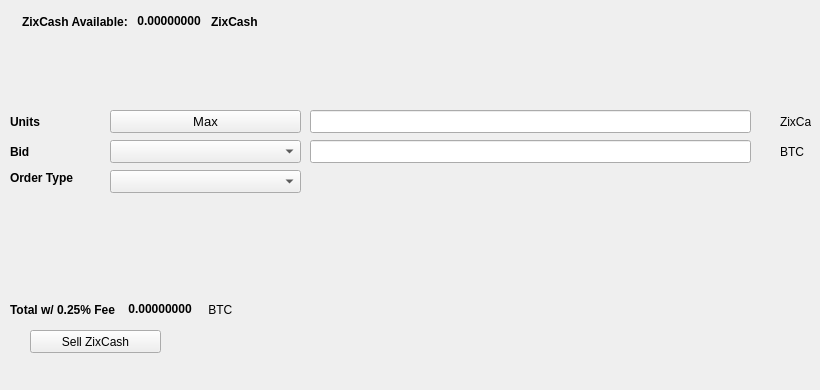
   <widget class="QWidget" name="SellTab">
    <attribute name="title">
     <string>Sell</string>
    </attribute>
    <widget class="QLabel" name="label_16">
     <property name="geometry">
      <rect>
       <x>780</x>
       <y>140</y>
       <width>31</width>
       <height>23</height>
      </rect>
     </property>
     <property name="text">
      <string>BTC</string>
     </property>
    </widget>
    <widget class="QComboBox" name="SellBidcomboBox">
     <property name="geometry">
      <rect>
       <x>110</x>
       <y>140</y>
       <width>191</width>
       <height>23</height>
      </rect>
     </property>
     <property name="font">
      <font>
       <pointsize>10</pointsize>
      </font>
     </property>
    </widget>
    <widget class="QLabel" name="label_18">
     <property name="geometry">
      <rect>
       <x>10</x>
       <y>110</y>
       <width>46</width>
       <height>23</height>
      </rect>
     </property>
     <property name="font">
      <font>
       <weight>75</weight>
       <bold>true</bold>
      </font>
     </property>
     <property name="text">
      <string>Units</string>
     </property>
    </widget>
    <widget class="QPushButton" name="Sell_Max_Amount">
     <property name="geometry">
      <rect>
       <x>110</x>
       <y>110</y>
       <width>191</width>
       <height>23</height>
      </rect>
     </property>
     <property name="font">
      <font>
       <pointsize>10</pointsize>
      </font>
     </property>
     <property name="text">
      <string>Max</string>
     </property>
    </widget>
    <widget class="QLabel" name="label_20">
     <property name="geometry">
      <rect>
       <x>10</x>
       <y>170</y>
       <width>91</width>
       <height>16</height>
      </rect>
     </property>
     <property name="font">
      <font>
       <weight>75</weight>
       <bold>true</bold>
      </font>
     </property>
     <property name="text">
      <string>Order Type</string>
     </property>
    </widget>
    <widget class="QComboBox" name="SellOrdertypeCombo">
     <property name="geometry">
      <rect>
       <x>110</x>
       <y>170</y>
       <width>191</width>
       <height>23</height>
      </rect>
     </property>
     <property name="font">
      <font>
       <pointsize>10</pointsize>
      </font>
     </property>
    </widget>
    <widget class="QLabel" name="label_21">
     <property name="geometry">
      <rect>
       <x>10</x>
       <y>140</y>
       <width>46</width>
       <height>23</height>
      </rect>
     </property>
     <property name="font">
      <font>
       <weight>75</weight>
       <bold>true</bold>
      </font>
     </property>
     <property name="text">
      <string>Bid</string>
     </property>
    </widget>
    <widget class="QLabel" name="label_22">
     <property name="geometry">
      <rect>
       <x>780</x>
       <y>110</y>
       <width>31</width>
       <height>23</height>
      </rect>
     </property>
     <property name="text">
      <string>ZixCash</string>
     </property>
    </widget>
    <widget class="QLineEdit" name="UnitsInputZixCash">
     <property name="geometry">
      <rect>
       <x>310</x>
       <y>110</y>
       <width>441</width>
       <height>23</height>
      </rect>
     </property>
     <property name="font">
      <font>
       <pointsize>9</pointsize>
       <weight>75</weight>
       <bold>true</bold>
      </font>
     </property>
    </widget>
    <widget class="QLineEdit" name="SellBidPriceEdit">
     <property name="geometry">
      <rect>
       <x>310</x>
       <y>140</y>
       <width>441</width>
       <height>23</height>
      </rect>
     </property>
     <property name="font">
      <font>
       <pointsize>9</pointsize>
       <weight>75</weight>
       <bold>true</bold>
      </font>
     </property>
    </widget>
    <widget class="QPushButton" name="SellZixCashBTN">
     <property name="geometry">
      <rect>
       <x>30</x>
       <y>330</y>
       <width>131</width>
       <height>23</height>
      </rect>
     </property>
     <property name="text">
      <string>Sell ZixCash</string>
     </property>
     <property name="icon">
      <iconset resource="../zixcash">
       <normaloff>:/icons/bitcoin</normaloff>:/icons/bitcoin</iconset>
     </property>
    </widget>
    <widget class="QWidget" name="layoutWidget3">
     <property name="geometry">
      <rect>
       <x>22</x>
       <y>12</y>
       <width>258</width>
       <height>19</height>
      </rect>
     </property>
     <layout class="QHBoxLayout" name="horizontalLayout">
      <item>
       <widget class="QLabel" name="label232_2">
        <property name="font">
         <font>
          <weight>75</weight>
          <bold>true</bold>
         </font>
        </property>
        <property name="text">
         <string>ZixCash Available:</string>
        </property>
       </widget>
      </item>
      <item>
       <widget class="QLabel" name="ZixCashAvailableLabel">
        <property name="palette">
         <palette>
          <active>
           <colorrole role="WindowText">
            <brush brushstyle="SolidPattern">
             <color alpha="255">
              <red>0</red>
              <green>0</green>
              <blue>0</blue>
             </color>
            </brush>
           </colorrole>
           <colorrole role="Button">
            <brush brushstyle="SolidPattern">
             <color alpha="255">
              <red>0</red>
              <green>170</green>
              <blue>0</blue>
             </color>
            </brush>
           </colorrole>
           <colorrole role="Light">
            <brush brushstyle="SolidPattern">
             <color alpha="255">
              <red>0</red>
              <green>255</green>
              <blue>0</blue>
             </color>
            </brush>
           </colorrole>
           <colorrole role="Midlight">
            <brush brushstyle="SolidPattern">
             <color alpha="255">
              <red>0</red>
              <green>212</green>
              <blue>0</blue>
             </color>
            </brush>
           </colorrole>
           <colorrole role="Dark">
            <brush brushstyle="SolidPattern">
             <color alpha="255">
              <red>0</red>
              <green>85</green>
              <blue>0</blue>
             </color>
            </brush>
           </colorrole>
           <colorrole role="Mid">
            <brush brushstyle="SolidPattern">
             <color alpha="255">
              <red>0</red>
              <green>113</green>
              <blue>0</blue>
             </color>
            </brush>
           </colorrole>
           <colorrole role="Text">
            <brush brushstyle="SolidPattern">
             <color alpha="255">
              <red>0</red>
              <green>170</green>
              <blue>0</blue>
             </color>
            </brush>
           </colorrole>
           <colorrole role="BrightText">
            <brush brushstyle="SolidPattern">
             <color alpha="255">
              <red>255</red>
              <green>255</green>
              <blue>255</blue>
             </color>
            </brush>
           </colorrole>
           <colorrole role="ButtonText">
            <brush brushstyle="SolidPattern">
             <color alpha="255">
              <red>0</red>
              <green>0</green>
              <blue>0</blue>
             </color>
            </brush>
           </colorrole>
           <colorrole role="Base">
            <brush brushstyle="SolidPattern">
             <color alpha="255">
              <red>255</red>
              <green>255</green>
              <blue>255</blue>
             </color>
            </brush>
           </colorrole>
           <colorrole role="Window">
            <brush brushstyle="SolidPattern">
             <color alpha="255">
              <red>0</red>
              <green>170</green>
              <blue>0</blue>
             </color>
            </brush>
           </colorrole>
           <colorrole role="Shadow">
            <brush brushstyle="SolidPattern">
             <color alpha="255">
              <red>0</red>
              <green>0</green>
              <blue>0</blue>
             </color>
            </brush>
           </colorrole>
           <colorrole role="AlternateBase">
            <brush brushstyle="SolidPattern">
             <color alpha="255">
              <red>127</red>
              <green>212</green>
              <blue>127</blue>
             </color>
            </brush>
           </colorrole>
           <colorrole role="ToolTipBase">
            <brush brushstyle="SolidPattern">
             <color alpha="255">
              <red>255</red>
              <green>255</green>
              <blue>220</blue>
             </color>
            </brush>
           </colorrole>
           <colorrole role="ToolTipText">
            <brush brushstyle="SolidPattern">
             <color alpha="255">
              <red>0</red>
              <green>0</green>
              <blue>0</blue>
             </color>
            </brush>
           </colorrole>
          </active>
          <inactive>
           <colorrole role="WindowText">
            <brush brushstyle="SolidPattern">
             <color alpha="255">
              <red>0</red>
              <green>0</green>
              <blue>0</blue>
             </color>
            </brush>
           </colorrole>
           <colorrole role="Button">
            <brush brushstyle="SolidPattern">
             <color alpha="255">
              <red>0</red>
              <green>170</green>
              <blue>0</blue>
             </color>
            </brush>
           </colorrole>
           <colorrole role="Light">
            <brush brushstyle="SolidPattern">
             <color alpha="255">
              <red>0</red>
              <green>255</green>
              <blue>0</blue>
             </color>
            </brush>
           </colorrole>
           <colorrole role="Midlight">
            <brush brushstyle="SolidPattern">
             <color alpha="255">
              <red>0</red>
              <green>212</green>
              <blue>0</blue>
             </color>
            </brush>
           </colorrole>
           <colorrole role="Dark">
            <brush brushstyle="SolidPattern">
             <color alpha="255">
              <red>0</red>
              <green>85</green>
              <blue>0</blue>
             </color>
            </brush>
           </colorrole>
           <colorrole role="Mid">
            <brush brushstyle="SolidPattern">
             <color alpha="255">
              <red>0</red>
              <green>113</green>
              <blue>0</blue>
             </color>
            </brush>
           </colorrole>
           <colorrole role="Text">
            <brush brushstyle="SolidPattern">
             <color alpha="255">
              <red>0</red>
              <green>170</green>
              <blue>0</blue>
             </color>
            </brush>
           </colorrole>
           <colorrole role="BrightText">
            <brush brushstyle="SolidPattern">
             <color alpha="255">
              <red>255</red>
              <green>255</green>
              <blue>255</blue>
             </color>
            </brush>
           </colorrole>
           <colorrole role="ButtonText">
            <brush brushstyle="SolidPattern">
             <color alpha="255">
              <red>0</red>
              <green>0</green>
              <blue>0</blue>
             </color>
            </brush>
           </colorrole>
           <colorrole role="Base">
            <brush brushstyle="SolidPattern">
             <color alpha="255">
              <red>255</red>
              <green>255</green>
              <blue>255</blue>
             </color>
            </brush>
           </colorrole>
           <colorrole role="Window">
            <brush brushstyle="SolidPattern">
             <color alpha="255">
              <red>0</red>
              <green>170</green>
              <blue>0</blue>
             </color>
            </brush>
           </colorrole>
           <colorrole role="Shadow">
            <brush brushstyle="SolidPattern">
             <color alpha="255">
              <red>0</red>
              <green>0</green>
              <blue>0</blue>
             </color>
            </brush>
           </colorrole>
           <colorrole role="AlternateBase">
            <brush brushstyle="SolidPattern">
             <color alpha="255">
              <red>127</red>
              <green>212</green>
              <blue>127</blue>
             </color>
            </brush>
           </colorrole>
           <colorrole role="ToolTipBase">
            <brush brushstyle="SolidPattern">
             <color alpha="255">
              <red>255</red>
              <green>255</green>
              <blue>220</blue>
             </color>
            </brush>
           </colorrole>
           <colorrole role="ToolTipText">
            <brush brushstyle="SolidPattern">
             <color alpha="255">
              <red>0</red>
              <green>0</green>
              <blue>0</blue>
             </color>
            </brush>
           </colorrole>
          </inactive>
          <disabled>
           <colorrole role="WindowText">
            <brush brushstyle="SolidPattern">
             <color alpha="255">
              <red>0</red>
              <green>85</green>
              <blue>0</blue>
             </color>
            </brush>
           </colorrole>
           <colorrole role="Button">
            <brush brushstyle="SolidPattern">
             <color alpha="255">
              <red>0</red>
              <green>170</green>
              <blue>0</blue>
             </color>
            </brush>
           </colorrole>
           <colorrole role="Light">
            <brush brushstyle="SolidPattern">
             <color alpha="255">
              <red>0</red>
              <green>255</green>
              <blue>0</blue>
             </color>
            </brush>
           </colorrole>
           <colorrole role="Midlight">
            <brush brushstyle="SolidPattern">
             <color alpha="255">
              <red>0</red>
              <green>212</green>
              <blue>0</blue>
             </color>
            </brush>
           </colorrole>
           <colorrole role="Dark">
            <brush brushstyle="SolidPattern">
             <color alpha="255">
              <red>0</red>
              <green>85</green>
              <blue>0</blue>
             </color>
            </brush>
           </colorrole>
           <colorrole role="Mid">
            <brush brushstyle="SolidPattern">
             <color alpha="255">
              <red>0</red>
              <green>113</green>
              <blue>0</blue>
             </color>
            </brush>
           </colorrole>
           <colorrole role="Text">
            <brush brushstyle="SolidPattern">
             <color alpha="255">
              <red>0</red>
              <green>85</green>
              <blue>0</blue>
             </color>
            </brush>
           </colorrole>
           <colorrole role="BrightText">
            <brush brushstyle="SolidPattern">
             <color alpha="255">
              <red>255</red>
              <green>255</green>
              <blue>255</blue>
             </color>
            </brush>
           </colorrole>
           <colorrole role="ButtonText">
            <brush brushstyle="SolidPattern">
             <color alpha="255">
              <red>0</red>
              <green>85</green>
              <blue>0</blue>
             </color>
            </brush>
           </colorrole>
           <colorrole role="Base">
            <brush brushstyle="SolidPattern">
             <color alpha="255">
              <red>0</red>
              <green>170</green>
              <blue>0</blue>
             </color>
            </brush>
           </colorrole>
           <colorrole role="Window">
            <brush brushstyle="SolidPattern">
             <color alpha="255">
              <red>0</red>
              <green>170</green>
              <blue>0</blue>
             </color>
            </brush>
           </colorrole>
           <colorrole role="Shadow">
            <brush brushstyle="SolidPattern">
             <color alpha="255">
              <red>0</red>
              <green>0</green>
              <blue>0</blue>
             </color>
            </brush>
           </colorrole>
           <colorrole role="AlternateBase">
            <brush brushstyle="SolidPattern">
             <color alpha="255">
              <red>0</red>
              <green>170</green>
              <blue>0</blue>
             </color>
            </brush>
           </colorrole>
           <colorrole role="ToolTipBase">
            <brush brushstyle="SolidPattern">
             <color alpha="255">
              <red>255</red>
              <green>255</green>
              <blue>220</blue>
             </color>
            </brush>
           </colorrole>
           <colorrole role="ToolTipText">
            <brush brushstyle="SolidPattern">
             <color alpha="255">
              <red>0</red>
              <green>0</green>
              <blue>0</blue>
             </color>
            </brush>
           </colorrole>
          </disabled>
         </palette>
        </property>
        <property name="font">
         <font>
          <weight>75</weight>
          <bold>true</bold>
         </font>
        </property>
        <property name="text">
         <string> 0.00000000 </string>
        </property>
        <property name="textInteractionFlags">
         <set>Qt::LinksAccessibleByMouse|Qt::TextSelectableByKeyboard|Qt::TextSelectableByMouse</set>
        </property>
       </widget>
      </item>
      <item>
       <widget class="QLabel" name="labelZixCash">
        <property name="font">
         <font>
          <weight>75</weight>
          <bold>true</bold>
         </font>
        </property>
        <property name="text">
         <string>ZixCash</string>
        </property>
       </widget>
      </item>
     </layout>
    </widget>
    <widget class="QWidget" name="layoutWidget">
     <property name="geometry">
      <rect>
       <x>10</x>
       <y>300</y>
       <width>268</width>
       <height>19</height>
      </rect>
     </property>
     <layout class="QHBoxLayout" name="horizontalLayout_2">
      <item>
       <widget class="QLabel" name="label_19">
        <property name="font">
         <font>
          <weight>75</weight>
          <bold>true</bold>
         </font>
        </property>
        <property name="text">
         <string>Total w/ 0.25% Fee </string>
        </property>
       </widget>
      </item>
      <item>
       <widget class="QLabel" name="SellCostLabel">
        <property name="palette">
         <palette>
          <active>
           <colorrole role="WindowText">
            <brush brushstyle="SolidPattern">
             <color alpha="255">
              <red>0</red>
              <green>0</green>
              <blue>0</blue>
             </color>
            </brush>
           </colorrole>
           <colorrole role="Button">
            <brush brushstyle="SolidPattern">
             <color alpha="255">
              <red>0</red>
              <green>170</green>
              <blue>0</blue>
             </color>
            </brush>
           </colorrole>
           <colorrole role="Light">
            <brush brushstyle="SolidPattern">
             <color alpha="255">
              <red>0</red>
              <green>255</green>
              <blue>0</blue>
             </color>
            </brush>
           </colorrole>
           <colorrole role="Midlight">
            <brush brushstyle="SolidPattern">
             <color alpha="255">
              <red>0</red>
              <green>212</green>
              <blue>0</blue>
             </color>
            </brush>
           </colorrole>
           <colorrole role="Dark">
            <brush brushstyle="SolidPattern">
             <color alpha="255">
              <red>0</red>
              <green>85</green>
              <blue>0</blue>
             </color>
            </brush>
           </colorrole>
           <colorrole role="Mid">
            <brush brushstyle="SolidPattern">
             <color alpha="255">
              <red>0</red>
              <green>113</green>
              <blue>0</blue>
             </color>
            </brush>
           </colorrole>
           <colorrole role="Text">
            <brush brushstyle="SolidPattern">
             <color alpha="255">
              <red>0</red>
              <green>170</green>
              <blue>0</blue>
             </color>
            </brush>
           </colorrole>
           <colorrole role="BrightText">
            <brush brushstyle="SolidPattern">
             <color alpha="255">
              <red>255</red>
              <green>255</green>
              <blue>255</blue>
             </color>
            </brush>
           </colorrole>
           <colorrole role="ButtonText">
            <brush brushstyle="SolidPattern">
             <color alpha="255">
              <red>0</red>
              <green>0</green>
              <blue>0</blue>
             </color>
            </brush>
           </colorrole>
           <colorrole role="Base">
            <brush brushstyle="SolidPattern">
             <color alpha="255">
              <red>255</red>
              <green>255</green>
              <blue>255</blue>
             </color>
            </brush>
           </colorrole>
           <colorrole role="Window">
            <brush brushstyle="SolidPattern">
             <color alpha="255">
              <red>0</red>
              <green>170</green>
              <blue>0</blue>
             </color>
            </brush>
           </colorrole>
           <colorrole role="Shadow">
            <brush brushstyle="SolidPattern">
             <color alpha="255">
              <red>0</red>
              <green>0</green>
              <blue>0</blue>
             </color>
            </brush>
           </colorrole>
           <colorrole role="AlternateBase">
            <brush brushstyle="SolidPattern">
             <color alpha="255">
              <red>127</red>
              <green>212</green>
              <blue>127</blue>
             </color>
            </brush>
           </colorrole>
           <colorrole role="ToolTipBase">
            <brush brushstyle="SolidPattern">
             <color alpha="255">
              <red>255</red>
              <green>255</green>
              <blue>220</blue>
             </color>
            </brush>
           </colorrole>
           <colorrole role="ToolTipText">
            <brush brushstyle="SolidPattern">
             <color alpha="255">
              <red>0</red>
              <green>0</green>
              <blue>0</blue>
             </color>
            </brush>
           </colorrole>
          </active>
          <inactive>
           <colorrole role="WindowText">
            <brush brushstyle="SolidPattern">
             <color alpha="255">
              <red>0</red>
              <green>0</green>
              <blue>0</blue>
             </color>
            </brush>
           </colorrole>
           <colorrole role="Button">
            <brush brushstyle="SolidPattern">
             <color alpha="255">
              <red>0</red>
              <green>170</green>
              <blue>0</blue>
             </color>
            </brush>
           </colorrole>
           <colorrole role="Light">
            <brush brushstyle="SolidPattern">
             <color alpha="255">
              <red>0</red>
              <green>255</green>
              <blue>0</blue>
             </color>
            </brush>
           </colorrole>
           <colorrole role="Midlight">
            <brush brushstyle="SolidPattern">
             <color alpha="255">
              <red>0</red>
              <green>212</green>
              <blue>0</blue>
             </color>
            </brush>
           </colorrole>
           <colorrole role="Dark">
            <brush brushstyle="SolidPattern">
             <color alpha="255">
              <red>0</red>
              <green>85</green>
              <blue>0</blue>
             </color>
            </brush>
           </colorrole>
           <colorrole role="Mid">
            <brush brushstyle="SolidPattern">
             <color alpha="255">
              <red>0</red>
              <green>113</green>
              <blue>0</blue>
             </color>
            </brush>
           </colorrole>
           <colorrole role="Text">
            <brush brushstyle="SolidPattern">
             <color alpha="255">
              <red>0</red>
              <green>170</green>
              <blue>0</blue>
             </color>
            </brush>
           </colorrole>
           <colorrole role="BrightText">
            <brush brushstyle="SolidPattern">
             <color alpha="255">
              <red>255</red>
              <green>255</green>
              <blue>255</blue>
             </color>
            </brush>
           </colorrole>
           <colorrole role="ButtonText">
            <brush brushstyle="SolidPattern">
             <color alpha="255">
              <red>0</red>
              <green>0</green>
              <blue>0</blue>
             </color>
            </brush>
           </colorrole>
           <colorrole role="Base">
            <brush brushstyle="SolidPattern">
             <color alpha="255">
              <red>255</red>
              <green>255</green>
              <blue>255</blue>
             </color>
            </brush>
           </colorrole>
           <colorrole role="Window">
            <brush brushstyle="SolidPattern">
             <color alpha="255">
              <red>0</red>
              <green>170</green>
              <blue>0</blue>
             </color>
            </brush>
           </colorrole>
           <colorrole role="Shadow">
            <brush brushstyle="SolidPattern">
             <color alpha="255">
              <red>0</red>
              <green>0</green>
              <blue>0</blue>
             </color>
            </brush>
           </colorrole>
           <colorrole role="AlternateBase">
            <brush brushstyle="SolidPattern">
             <color alpha="255">
              <red>127</red>
              <green>212</green>
              <blue>127</blue>
             </color>
            </brush>
           </colorrole>
           <colorrole role="ToolTipBase">
            <brush brushstyle="SolidPattern">
             <color alpha="255">
              <red>255</red>
              <green>255</green>
              <blue>220</blue>
             </color>
            </brush>
           </colorrole>
           <colorrole role="ToolTipText">
            <brush brushstyle="SolidPattern">
             <color alpha="255">
              <red>0</red>
              <green>0</green>
              <blue>0</blue>
             </color>
            </brush>
           </colorrole>
          </inactive>
          <disabled>
           <colorrole role="WindowText">
            <brush brushstyle="SolidPattern">
             <color alpha="255">
              <red>0</red>
              <green>85</green>
              <blue>0</blue>
             </color>
            </brush>
           </colorrole>
           <colorrole role="Button">
            <brush brushstyle="SolidPattern">
             <color alpha="255">
              <red>0</red>
              <green>170</green>
              <blue>0</blue>
             </color>
            </brush>
           </colorrole>
           <colorrole role="Light">
            <brush brushstyle="SolidPattern">
             <color alpha="255">
              <red>0</red>
              <green>255</green>
              <blue>0</blue>
             </color>
            </brush>
           </colorrole>
           <colorrole role="Midlight">
            <brush brushstyle="SolidPattern">
             <color alpha="255">
              <red>0</red>
              <green>212</green>
              <blue>0</blue>
             </color>
            </brush>
           </colorrole>
           <colorrole role="Dark">
            <brush brushstyle="SolidPattern">
             <color alpha="255">
              <red>0</red>
              <green>85</green>
              <blue>0</blue>
             </color>
            </brush>
           </colorrole>
           <colorrole role="Mid">
            <brush brushstyle="SolidPattern">
             <color alpha="255">
              <red>0</red>
              <green>113</green>
              <blue>0</blue>
             </color>
            </brush>
           </colorrole>
           <colorrole role="Text">
            <brush brushstyle="SolidPattern">
             <color alpha="255">
              <red>0</red>
              <green>85</green>
              <blue>0</blue>
             </color>
            </brush>
           </colorrole>
           <colorrole role="BrightText">
            <brush brushstyle="SolidPattern">
             <color alpha="255">
              <red>255</red>
              <green>255</green>
              <blue>255</blue>
             </color>
            </brush>
           </colorrole>
           <colorrole role="ButtonText">
            <brush brushstyle="SolidPattern">
             <color alpha="255">
              <red>0</red>
              <green>85</green>
              <blue>0</blue>
             </color>
            </brush>
           </colorrole>
           <colorrole role="Base">
            <brush brushstyle="SolidPattern">
             <color alpha="255">
              <red>0</red>
              <green>170</green>
              <blue>0</blue>
             </color>
            </brush>
           </colorrole>
           <colorrole role="Window">
            <brush brushstyle="SolidPattern">
             <color alpha="255">
              <red>0</red>
              <green>170</green>
              <blue>0</blue>
             </color>
            </brush>
           </colorrole>
           <colorrole role="Shadow">
            <brush brushstyle="SolidPattern">
             <color alpha="255">
              <red>0</red>
              <green>0</green>
              <blue>0</blue>
             </color>
            </brush>
           </colorrole>
           <colorrole role="AlternateBase">
            <brush brushstyle="SolidPattern">
             <color alpha="255">
              <red>0</red>
              <green>170</green>
              <blue>0</blue>
             </color>
            </brush>
           </colorrole>
           <colorrole role="ToolTipBase">
            <brush brushstyle="SolidPattern">
             <color alpha="255">
              <red>255</red>
              <green>255</green>
              <blue>220</blue>
             </color>
            </brush>
           </colorrole>
           <colorrole role="ToolTipText">
            <brush brushstyle="SolidPattern">
             <color alpha="255">
              <red>0</red>
              <green>0</green>
              <blue>0</blue>
             </color>
            </brush>
           </colorrole>
          </disabled>
         </palette>
        </property>
        <property name="font">
         <font>
          <weight>75</weight>
          <bold>true</bold>
         </font>
        </property>
        <property name="autoFillBackground">
         <bool>false</bool>
        </property>
        <property name="text">
         <string> 0.00000000</string>
        </property>
        <property name="textInteractionFlags">
         <set>Qt::LinksAccessibleByMouse|Qt::TextSelectableByMouse</set>
        </property>
       </widget>
      </item>
      <item>
       <widget class="QLabel" name="label_17">
        <property name="font">
         <font>
          <weight>50</weight>
          <bold>false</bold>
         </font>
        </property>
        <property name="text">
         <string> BTC</string>
        </property>
       </widget>
      </item>
     </layout>
    </widget>
    <widget class="QLabel" name="label_23">
     <property name="geometry">
      <rect>
       <x>460</x>
       <y>300</y>
       <width>281</width>
       <height>81</height>
      </rect>
     </property>
     <property name="text">
      <string/>
     </property>
     <property name="pixmap">
      <pixmap>:/images/bittrex</pixmap>
     </property>
    </widget>
   </widget>
